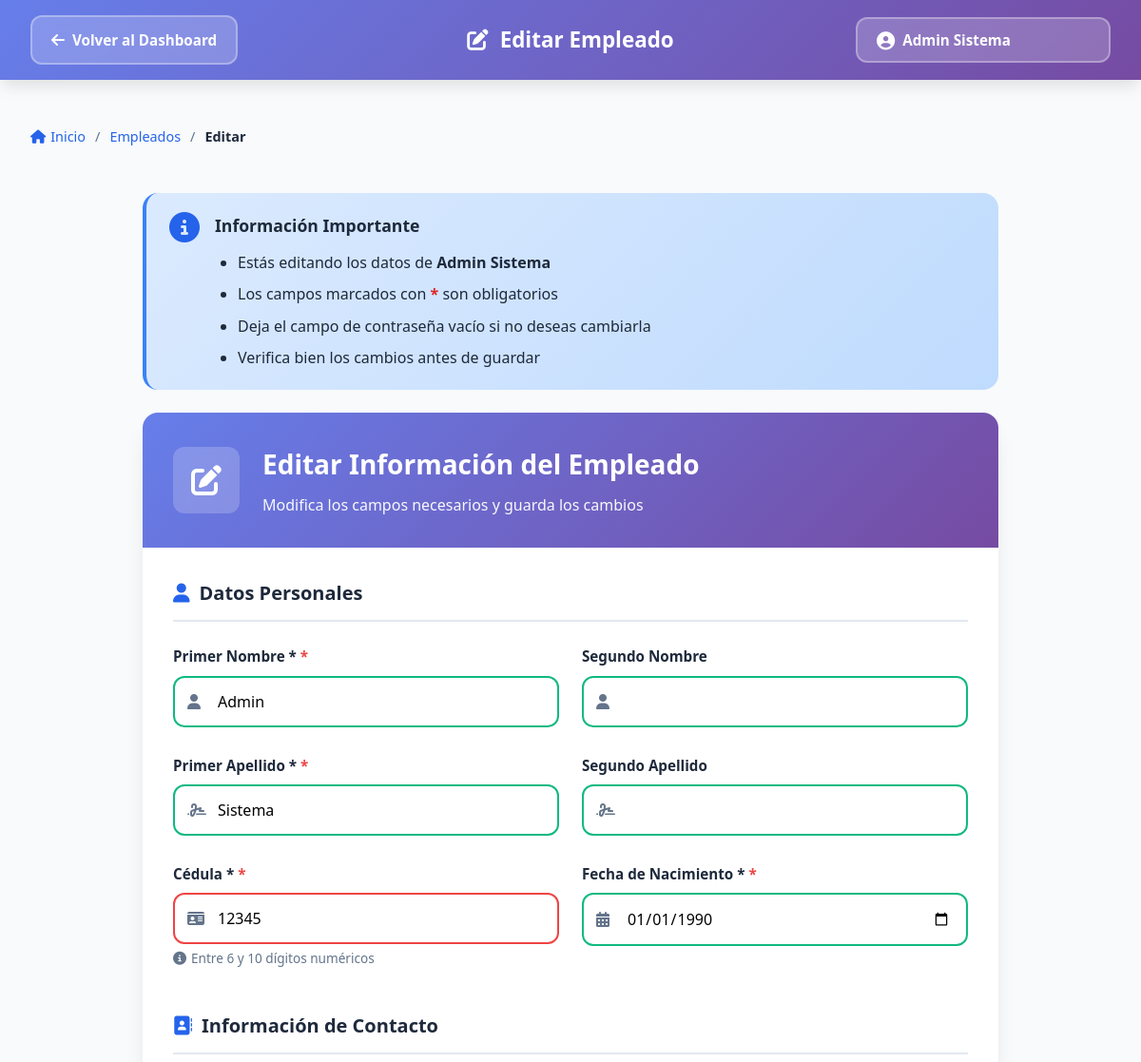
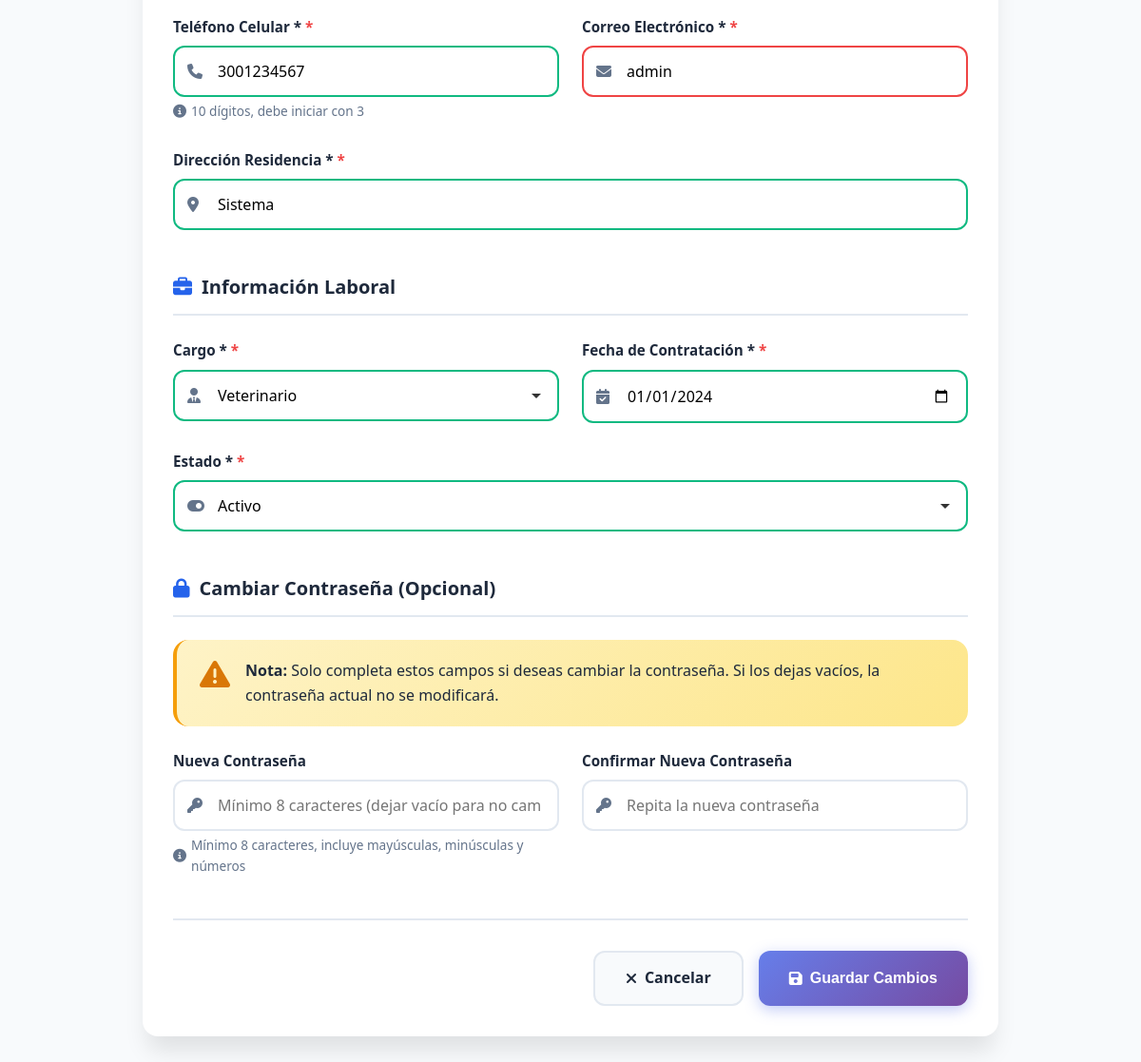
Screenshot of /Views/Empleados/editar.php?id=1 (signed in) with the database file from the repository (2 pictures, top to bottom).
### tables this page shows
CREATE TABLE `empleado` (
  `id_empleado` int(10) UNSIGNED NOT NULL,
  `primer_nombre` varchar(50) NOT NULL,
  `segundo_nombre` varchar(50) DEFAULT NULL,
  `primer_apellido` varchar(50) NOT NULL,
  `segundo_apellido` varchar(50) DEFAULT NULL,
  `cedula` varchar(20) NOT NULL,
  `telefono` varchar(20) NOT NULL,
  `correo_electronico` varchar(100) NOT NULL,
  `direccion` varchar(100) NOT NULL,
  `fecha_nacimiento` date NOT NULL,
  `fecha_contratacion` date NOT NULL,
  `id_cargo` int(10) UNSIGNED NOT NULL,
  `password` varchar(255) NOT NULL,
  `estado` enum('activo','inactivo') NOT NULL DEFAULT 'activo'
);

CREATE TABLE `cargo` (
  `id_cargo` int(10) UNSIGNED NOT NULL,
  `nombre_cargo` varchar(50) NOT NULL,
  `descripcion` varchar(200) DEFAULT NULL,
  `estado` enum('Activo','Inactivo') NOT NULL DEFAULT 'Activo'
);

### Views/Empleados/Editar.php (the view, shortened to what the rows shown need)
<?php
$id_empleado = intval($_GET['id'] ?? 0);
$conn = getConnection();
$stmt = $conn->prepare("SELECT * FROM empleado WHERE id_empleado = ?");
$stmt->bind_param("i", $id_empleado);
$stmt->execute();
$result = $stmt->get_result();
$empleado = $result->fetch_assoc();
$query_cargos = "SELECT id_cargo, nombre_cargo FROM cargo ORDER BY nombre_cargo";
$cargos = $conn->query($query_cargos);
?>
<!DOCTYPE html>
<html lang="es">
<head>
    <link rel="stylesheet" href="https://cdnjs.cloudflare.com/ajax/libs/font-awesome/6.4.0/css/all.min.css">
    <link rel="stylesheet" href="../../Assets/Css/Dashboard.css">
    <link rel="stylesheet" href="../../Assets/Css/Forms.css">
</head>
<body>
    <nav class="navbar">
        <div class="nav-container">
            <div class="nav-center">
                <h1 class="page-title">
                    <i class="fas fa-edit"></i>
                    Editar Empleado
                </h1>
            </div>
        </div>
    </nav>
    <main class="main-content">
        <div class="container">
            <div class="form-container">
                <div class="alert alert-info">
                    <div class="alert-content">
                        <ul>
                            <li>Estás editando los datos de <strong><?php echo htmlspecialchars($empleado['primer_nombre'] . ' ' . $empleado['primer_apellido']); ?></strong></li>
                        </ul>
                    </div>
                </div>
                <div class="form-card">
                    <div class="form-header">
                        <div class="header-text">
                            <h2>Editar Información del Empleado</h2>
                        </div>
                    </div>
                    <form id="formEmpleado" method="POST" action="procesar.php">
                        <div class="form-section">
                            <div class="form-row">
                                <div class="form-group">
                                    <div class="input-with-icon">
                                        <input
                                            type="text"
                                            id="primer_nombre"
                                            name="primer_nombre"
                                            value="<?php echo htmlspecialchars($empleado['primer_nombre']); ?>"
                                            required
                                            maxlength="50"
                                        >
                                    </div>
                                </div>
                            </div>
                            <div class="form-row">
                                <div class="form-group">
                                    <div class="input-with-icon">
                                        <input
                                            type="text"
                                            id="primer_apellido"
                                            name="primer_apellido"
                                            value="<?php echo htmlspecialchars($empleado['primer_apellido']); ?>"
                                            required
                                            maxlength="50"
                                        >
                                    </div>
                                </div>
                            </div>
                            <div class="form-row">
                                <div class="form-group">
                                    <div class="input-with-icon">
                                        <input
                                            type="text"
                                            id="cedula"
                                            name="cedula"
                                            value="<?php echo htmlspecialchars($empleado['cedula']); ?>"
                                            required
                                            maxlength="10"
                                            pattern="\d{6,10}"
                                        >
                                    </div>
                                </div>
                                <div class="form-group">
                                    <div class="input-with-icon">
                                        <input
                                            type="date"
                                            id="fecha_nacimiento"
                                            name="fecha_nacimiento"
                                            value="<?php echo $empleado['fecha_nacimiento']; ?>"
                                            required
                                            max="<?php echo date('Y-m-d', strtotime('-18 years')); ?>"
                                        >
                                    </div>
                                </div>
                            </div>
                        </div>
                        <div class="form-section">
                            <div class="form-row">
                                <div class="form-group">
                                    <div class="input-with-icon">
                                        <input
                                            type="tel"
                                            id="telefono"
                                            name="telefono"
                                            value="<?php echo htmlspecialchars($empleado['telefono']); ?>"
                                            required
                                            maxlength="10"
                                            pattern="3\d{9}"
                                        >
                                    </div>
                                </div>
                                <div class="form-group">
                                    <div class="input-with-icon">
                                        <input
                                            type="email"
                                            id="correo_electronico"
                                            name="correo_electronico"
                                            value="<?php echo htmlspecialchars($empleado['correo_electronico']); ?>"
                                            required
                                            maxlength="100"
                                        >
                                    </div>
                                </div>
                            </div>
                            <div class="form-row">
                                <div class="form-group">
                                    <div class="input-with-icon">
                                        <input
                                            type="text"
                                            id="direccion"
                                            name="direccion"
                                            value="<?php echo htmlspecialchars($empleado['direccion']); ?>"
                                            required
                                            maxlength="100"
                                        >
                                    </div>
                                </div>
                            </div>
                        </div>
                        <div class="form-section">
                            <div class="form-row">
                                <div class="form-group">
                                    <div class="input-with-icon">
                                        <select id="id_cargo" name="id_cargo" required>
                                            <?php
                                            if ($cargos && $cargos->num_rows > 0) {
                                                while($cargo = $cargos->fetch_assoc()):
                                            ?>
                                                <option value="<?php echo $cargo['id_cargo']; ?>"
                                                    <?php echo ($cargo['id_cargo'] == $empleado['id_cargo']) ? 'selected' : ''; ?>>
                                                    <?php echo htmlspecialchars($cargo['nombre_cargo']); ?>
                                                </option>
                                            <?php
                                                endwhile;
                                            }
                                            ?>
                                        </select>
                                    </div>
                                </div>
                                <div class="form-group">
                                    <div class="input-with-icon">
                                        <input
                                            type="date"
                                            id="fecha_contratacion"
                                            name="fecha_contratacion"
                                            value="<?php echo $empleado['fecha_contratacion']; ?>"
                                            required
                                            max="<?php echo date('Y-m-d'); ?>"
                                        >
                                    </div>
                                </div>
                            </div>
                            <div class="form-row">
                                <div class="form-group">
                                    <div class="input-with-icon">
                                        <select id="estado" name="estado" required>
                                            <option value="activo" <?php echo ($empleado['estado'] == 'activo') ? 'selected' : ''; ?>>Activo</option>
                                        </select>
                                    </div>
                                </div>
                            </div>
                        </div>
                    </form>
                </div>
            </div>
        </div>
    </main>
</body>
</html>

### rows the page displays
empleado: primer_nombre+primer_apellido "Admin Sistema", primer_nombre "Admin", primer_apellido "Sistema", cedula "12345", fecha_nacimiento "01/01/1990", telefono "3001234567", correo_electronico "admin", direccion "Sistema", id_cargo "Veterinario", fecha_contratacion "01/01/2024", estado "Activo"

### other values shown
$user_name "Admin Sistema"
